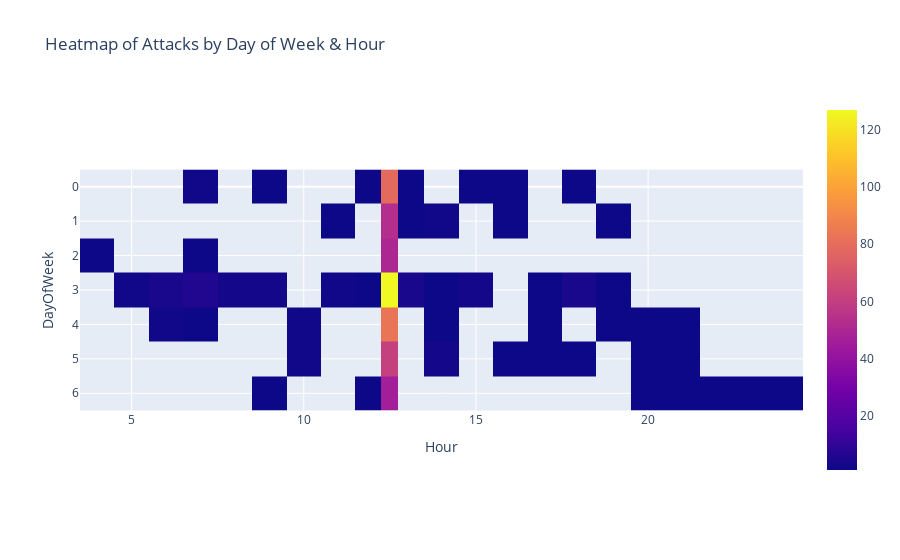

Notebook code cell kept with this figure:
### Code cell
# 2. Heatmap by Day of Week & Hour
heatmap_data = df_cleaned.pivot_table(index='DayOfWeek', columns='Hour', values='No. of Suicide Blasts', aggfunc='sum')
fig2 = px.imshow(heatmap_data, title='Heatmap of Attacks by Day of Week & Hour')
fig2.show()

### Figure 1 — Plotly figure (JSON) as saved in the notebook; plotly's stock layout.template omitted (floating-point values rounded to 4 significant figures; data arrays with more than 128 entries replaced by an {"elided": "..."} marker saying what was removed)
{"data": [{"coloraxis": "coloraxis", "hovertemplate": "Hour: %{x}<br>DayOfWeek: %{y}<br>color: %{z}<extra></extra>", "name": "0", "type": "heatmap", "x": [4, 5, 6, 7, 8, 9, 10, 11, 12, 12.5, 13, 14, 15, 16, 17, 18, 19, 20, 23], "xaxis": "x", "y": [0, 1, 2, 3, 4, 5, 6], "yaxis": "y", "z": {"elided": "7x19 int values"}}], "layout": {"coloraxis": {"colorscale": [[0, "#0d0887"], [0.1111, "#46039f"], [0.2222, "#7201a8"], [0.3333, "#9c179e"], [0.4444, "#bd3786"], [0.5556, "#d8576b"], [0.6667, "#ed7953"], [0.7778, "#fb9f3a"], [0.8889, "#fdca26"], [1, "#f0f921"]]}, "title": {"text": "Heatmap of Attacks by Day of Week & Hour"}, "xaxis": {"anchor": "y", "constrain": "domain", "domain": [0, 1], "scaleanchor": "y", "title": {"text": "Hour"}}, "yaxis": {"anchor": "x", "autorange": "reversed", "constrain": "domain", "domain": [0, 1], "title": {"text": "DayOfWeek"}}}}
